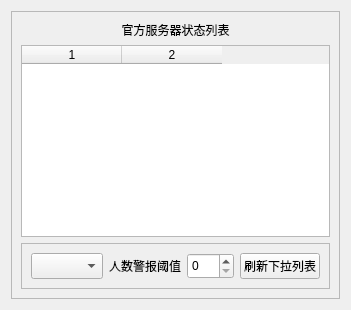
        <widget class="QWidget" name="tab_2">
         <attribute name="title">
          <string>Tab 2</string>
         </attribute>
         <layout class="QGridLayout" name="gridLayout_2">
          <item row="0" column="0">
           <widget class="QFrame" name="frame">
            <property name="frameShape">
             <enum>QFrame::Shape::StyledPanel</enum>
            </property>
            <property name="frameShadow">
             <enum>QFrame::Shadow::Plain</enum>
            </property>
            <layout class="QVBoxLayout" name="verticalLayout_13">
             <item>
              <widget class="QLabel" name="label_16">
               <property name="sizePolicy">
                <sizepolicy hsizetype="Preferred" vsizetype="Maximum">
                 <horstretch>0</horstretch>
                 <verstretch>0</verstretch>
                </sizepolicy>
               </property>
               <property name="text">
                <string>官方服务器状态列表</string>
               </property>
               <property name="alignment">
                <set>Qt::AlignmentFlag::AlignCenter</set>
               </property>
              </widget>
             </item>
             <item>
              <widget class="QTableWidget" name="serverTableWidget">
               <property name="sizePolicy">
                <sizepolicy hsizetype="Expanding" vsizetype="Minimum">
                 <horstretch>0</horstretch>
                 <verstretch>0</verstretch>
                </sizepolicy>
               </property>
               <property name="editTriggers">
                <set>QAbstractItemView::EditTrigger::NoEditTriggers</set>
               </property>
               <property name="sortingEnabled">
                <bool>false</bool>
               </property>
               <property name="columnCount">
                <number>2</number>
               </property>
               <attribute name="horizontalHeaderShowSortIndicator" stdset="0">
                <bool>false</bool>
               </attribute>
               <column/>
               <column/>
              </widget>
             </item>
             <item>
              <widget class="QFrame" name="frame_11">
               <property name="sizePolicy">
                <sizepolicy hsizetype="Preferred" vsizetype="Maximum">
                 <horstretch>0</horstretch>
                 <verstretch>0</verstretch>
                </sizepolicy>
               </property>
               <property name="frameShape">
                <enum>QFrame::Shape::StyledPanel</enum>
               </property>
               <property name="frameShadow">
                <enum>QFrame::Shadow::Raised</enum>
               </property>
               <layout class="QHBoxLayout" name="horizontalLayout_14">
                <item>
                 <widget class="QComboBox" name="serverComboBox">
                  <property name="sizePolicy">
                   <sizepolicy hsizetype="Minimum" vsizetype="Expanding">
                    <horstretch>0</horstretch>
                    <verstretch>0</verstretch>
                   </sizepolicy>
                  </property>
                 </widget>
                </item>
                <item>
                 <widget class="QLabel" name="label_17">
                  <property name="sizePolicy">
                   <sizepolicy hsizetype="Maximum" vsizetype="Preferred">
                    <horstretch>0</horstretch>
                    <verstretch>0</verstretch>
                   </sizepolicy>
                  </property>
                  <property name="text">
                   <string>人数警报阈值</string>
                  </property>
                 </widget>
                </item>
                <item>
                 <widget class="QSpinBox" name="thresholdSpinBox">
                  <property name="sizePolicy">
                   <sizepolicy hsizetype="Maximum" vsizetype="Expanding">
                    <horstretch>0</horstretch>
                    <verstretch>0</verstretch>
                   </sizepolicy>
                  </property>
                  <property name="maximum">
                   <number>200</number>
                  </property>
                 </widget>
                </item>
                <item>
                 <widget class="QPushButton" name="updateDowTablepushButton">
                  <property name="sizePolicy">
                   <sizepolicy hsizetype="Maximum" vsizetype="Expanding">
                    <horstretch>0</horstretch>
                    <verstretch>0</verstretch>
                   </sizepolicy>
                  </property>
                  <property name="text">
                   <string>刷新下拉列表</string>
                  </property>
                 </widget>
                </item>
               </layout>
              </widget>
             </item>
            </layout>
           </widget>
          </item>
         </layout>
        </widget>
